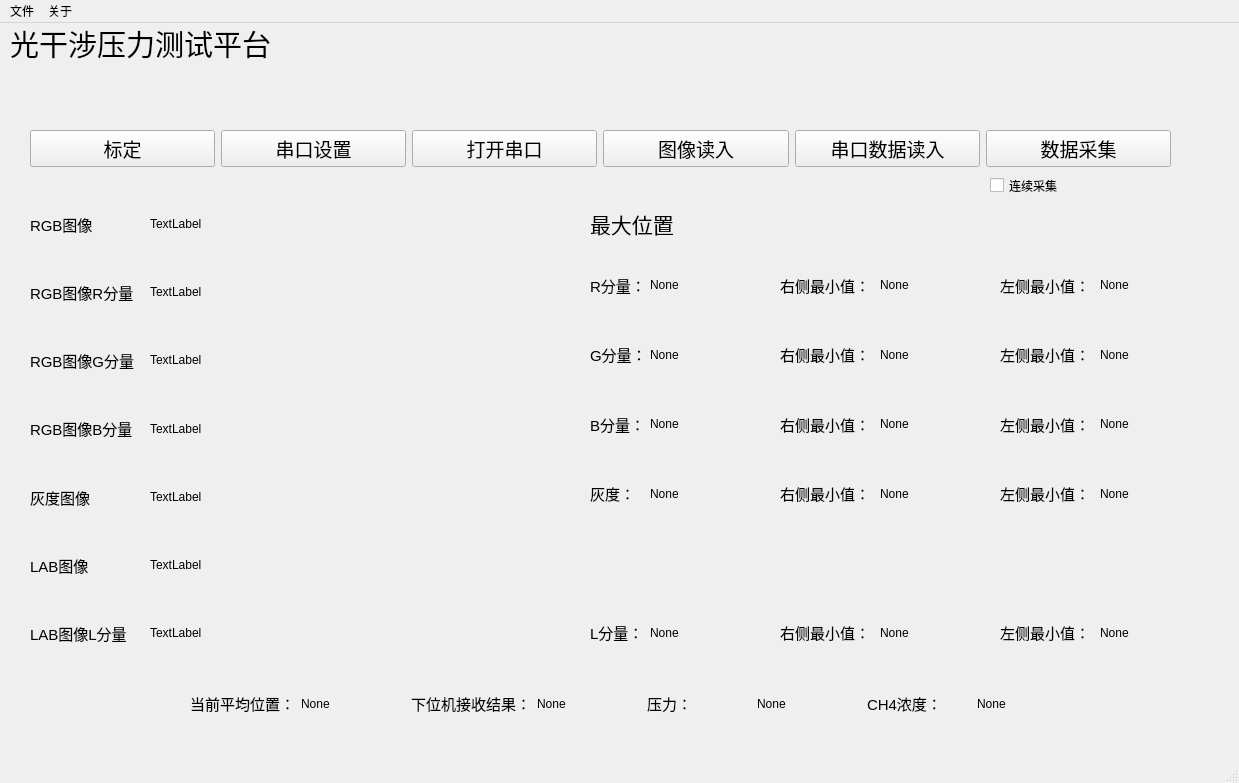
<?xml version="1.0" encoding="UTF-8"?>
<ui version="4.0">
 <class>MainWindow</class>
 <widget class="QMainWindow" name="MainWindow">
  <property name="geometry">
   <rect>
    <x>0</x>
    <y>0</y>
    <width>1239</width>
    <height>783</height>
   </rect>
  </property>
  <property name="windowTitle">
   <string>MainWindow</string>
  </property>
  <widget class="QWidget" name="centralwidget">
   <widget class="QLabel" name="label_logo">
    <property name="geometry">
     <rect>
      <x>600</x>
      <y>-10</y>
      <width>571</width>
      <height>111</height>
     </rect>
    </property>
    <property name="text">
     <string/>
    </property>
    <property name="pixmap">
     <pixmap>img/homepage.png</pixmap>
    </property>
   </widget>
   <widget class="QLabel" name="label_">
    <property name="geometry">
     <rect>
      <x>10</x>
      <y>-20</y>
      <width>351</width>
      <height>81</height>
     </rect>
    </property>
    <property name="font">
     <font>
      <pointsize>22</pointsize>
     </font>
    </property>
    <property name="text">
     <string>光干涉压力测试平台</string>
    </property>
    <property name="textFormat">
     <enum>Qt::AutoText</enum>
    </property>
   </widget>
   <widget class="QWidget" name="layoutWidget">
    <property name="geometry">
     <rect>
      <x>30</x>
      <y>90</y>
      <width>1141</width>
      <height>72</height>
     </rect>
    </property>
    <layout class="QGridLayout" name="gridLayout">
     <item row="0" column="1">
      <widget class="QPushButton" name="pushButton_serial_set">
       <property name="font">
        <font>
         <pointsize>14</pointsize>
        </font>
       </property>
       <property name="text">
        <string>串口设置</string>
       </property>
      </widget>
     </item>
     <item row="0" column="4">
      <widget class="QPushButton" name="pushButton_serialdata_read">
       <property name="font">
        <font>
         <pointsize>14</pointsize>
        </font>
       </property>
       <property name="text">
        <string>串口数据读入</string>
       </property>
      </widget>
     </item>
     <item row="0" column="3">
      <widget class="QPushButton" name="pushButton_imgread">
       <property name="font">
        <font>
         <pointsize>14</pointsize>
        </font>
       </property>
       <property name="text">
        <string>图像读入</string>
       </property>
      </widget>
     </item>
     <item row="0" column="5">
      <widget class="QPushButton" name="pushButton_savedata">
       <property name="font">
        <font>
         <pointsize>14</pointsize>
        </font>
       </property>
       <property name="text">
        <string>数据采集</string>
       </property>
      </widget>
     </item>
     <item row="0" column="0">
      <widget class="QPushButton" name="pushButton_calibration">
       <property name="font">
        <font>
         <pointsize>14</pointsize>
        </font>
       </property>
       <property name="text">
        <string>标定</string>
       </property>
      </widget>
     </item>
     <item row="0" column="2">
      <widget class="QPushButton" name="pushButton_serial_start">
       <property name="font">
        <font>
         <pointsize>14</pointsize>
        </font>
       </property>
       <property name="text">
        <string>打开串口</string>
       </property>
      </widget>
     </item>
    </layout>
   </widget>
   <widget class="QWidget" name="layoutWidget">
    <property name="geometry">
     <rect>
      <x>30</x>
      <y>170</y>
      <width>123</width>
      <height>471</height>
     </rect>
    </property>
    <layout class="QVBoxLayout" name="verticalLayout">
     <item>
      <widget class="QLabel" name="label_3">
       <property name="font">
        <font>
         <pointsize>11</pointsize>
        </font>
       </property>
       <property name="text">
        <string>RGB图像</string>
       </property>
       <property name="textFormat">
        <enum>Qt::AutoText</enum>
       </property>
      </widget>
     </item>
     <item>
      <widget class="QLabel" name="label_4">
       <property name="font">
        <font>
         <pointsize>11</pointsize>
        </font>
       </property>
       <property name="text">
        <string>RGB图像R分量</string>
       </property>
       <property name="textFormat">
        <enum>Qt::AutoText</enum>
       </property>
      </widget>
     </item>
     <item>
      <widget class="QLabel" name="label_5">
       <property name="font">
        <font>
         <pointsize>11</pointsize>
        </font>
       </property>
       <property name="text">
        <string>RGB图像G分量</string>
       </property>
       <property name="textFormat">
        <enum>Qt::AutoText</enum>
       </property>
      </widget>
     </item>
     <item>
      <widget class="QLabel" name="label_6">
       <property name="font">
        <font>
         <pointsize>11</pointsize>
        </font>
       </property>
       <property name="text">
        <string>RGB图像B分量</string>
       </property>
       <property name="textFormat">
        <enum>Qt::AutoText</enum>
       </property>
      </widget>
     </item>
     <item>
      <widget class="QLabel" name="label_14">
       <property name="font">
        <font>
         <pointsize>11</pointsize>
        </font>
       </property>
       <property name="text">
        <string>灰度图像</string>
       </property>
       <property name="textFormat">
        <enum>Qt::AutoText</enum>
       </property>
      </widget>
     </item>
     <item>
      <widget class="QLabel" name="label_16">
       <property name="font">
        <font>
         <pointsize>11</pointsize>
        </font>
       </property>
       <property name="text">
        <string>LAB图像</string>
       </property>
       <property name="textFormat">
        <enum>Qt::AutoText</enum>
       </property>
      </widget>
     </item>
     <item>
      <widget class="QLabel" name="label_17">
       <property name="font">
        <font>
         <pointsize>11</pointsize>
        </font>
       </property>
       <property name="text">
        <string>LAB图像L分量</string>
       </property>
       <property name="textFormat">
        <enum>Qt::AutoText</enum>
       </property>
      </widget>
     </item>
    </layout>
   </widget>
   <widget class="QWidget" name="layoutWidget">
    <property name="geometry">
     <rect>
      <x>150</x>
      <y>170</y>
      <width>421</width>
      <height>471</height>
     </rect>
    </property>
    <layout class="QVBoxLayout" name="verticalLayout_2">
     <item>
      <widget class="QLabel" name="label_img_RGB">
       <property name="text">
        <string>TextLabel</string>
       </property>
      </widget>
     </item>
     <item>
      <widget class="QLabel" name="label_img_R">
       <property name="text">
        <string>TextLabel</string>
       </property>
      </widget>
     </item>
     <item>
      <widget class="QLabel" name="label_img_G">
       <property name="text">
        <string>TextLabel</string>
       </property>
      </widget>
     </item>
     <item>
      <widget class="QLabel" name="label_img_B">
       <property name="text">
        <string>TextLabel</string>
       </property>
      </widget>
     </item>
     <item>
      <widget class="QLabel" name="label_img_GRAY">
       <property name="text">
        <string>TextLabel</string>
       </property>
      </widget>
     </item>
     <item>
      <widget class="QLabel" name="label_img_LAB">
       <property name="text">
        <string>TextLabel</string>
       </property>
      </widget>
     </item>
     <item>
      <widget class="QLabel" name="label_img_LAB_L">
       <property name="text">
        <string>TextLabel</string>
       </property>
      </widget>
     </item>
    </layout>
   </widget>
   <widget class="QWidget" name="layoutWidget">
    <property name="geometry">
     <rect>
      <x>590</x>
      <y>230</y>
      <width>61</width>
      <height>411</height>
     </rect>
    </property>
    <layout class="QVBoxLayout" name="verticalLayout_3">
     <item>
      <widget class="QLabel" name="label_10">
       <property name="font">
        <font>
         <pointsize>11</pointsize>
        </font>
       </property>
       <property name="text">
        <string>R分量：</string>
       </property>
       <property name="textFormat">
        <enum>Qt::AutoText</enum>
       </property>
      </widget>
     </item>
     <item>
      <widget class="QLabel" name="label_9">
       <property name="font">
        <font>
         <pointsize>11</pointsize>
        </font>
       </property>
       <property name="text">
        <string>G分量：</string>
       </property>
       <property name="textFormat">
        <enum>Qt::AutoText</enum>
       </property>
      </widget>
     </item>
     <item>
      <widget class="QLabel" name="label_8">
       <property name="font">
        <font>
         <pointsize>11</pointsize>
        </font>
       </property>
       <property name="text">
        <string>B分量：</string>
       </property>
       <property name="textFormat">
        <enum>Qt::AutoText</enum>
       </property>
      </widget>
     </item>
     <item>
      <widget class="QLabel" name="label_15">
       <property name="font">
        <font>
         <pointsize>11</pointsize>
        </font>
       </property>
       <property name="text">
        <string>灰度：</string>
       </property>
       <property name="textFormat">
        <enum>Qt::AutoText</enum>
       </property>
      </widget>
     </item>
     <item>
      <widget class="QLabel" name="label_19">
       <property name="font">
        <font>
         <pointsize>11</pointsize>
        </font>
       </property>
       <property name="text">
        <string/>
       </property>
       <property name="textFormat">
        <enum>Qt::AutoText</enum>
       </property>
      </widget>
     </item>
     <item>
      <widget class="QLabel" name="label_18">
       <property name="font">
        <font>
         <pointsize>11</pointsize>
        </font>
       </property>
       <property name="text">
        <string>L分量：</string>
       </property>
       <property name="textFormat">
        <enum>Qt::AutoText</enum>
       </property>
      </widget>
     </item>
    </layout>
   </widget>
   <widget class="QWidget" name="layoutWidget">
    <property name="geometry">
     <rect>
      <x>190</x>
      <y>650</y>
      <width>891</width>
      <height>61</height>
     </rect>
    </property>
    <layout class="QHBoxLayout" name="horizontalLayout">
     <item>
      <widget class="QLabel" name="label_11">
       <property name="font">
        <font>
         <pointsize>11</pointsize>
        </font>
       </property>
       <property name="autoFillBackground">
        <bool>false</bool>
       </property>
       <property name="text">
        <string>当前平均位置：</string>
       </property>
       <property name="textFormat">
        <enum>Qt::AutoText</enum>
       </property>
      </widget>
     </item>
     <item>
      <widget class="QLabel" name="label_position_avr">
       <property name="text">
        <string>None</string>
       </property>
      </widget>
     </item>
     <item>
      <widget class="QLabel" name="label_20">
       <property name="font">
        <font>
         <pointsize>11</pointsize>
        </font>
       </property>
       <property name="autoFillBackground">
        <bool>false</bool>
       </property>
       <property name="text">
        <string>下位机接收结果：</string>
       </property>
       <property name="textFormat">
        <enum>Qt::AutoText</enum>
       </property>
      </widget>
     </item>
     <item>
      <widget class="QLabel" name="label_MCU_results">
       <property name="text">
        <string>None</string>
       </property>
      </widget>
     </item>
     <item>
      <widget class="QLabel" name="label_12">
       <property name="font">
        <font>
         <pointsize>11</pointsize>
        </font>
       </property>
       <property name="text">
        <string>压力：</string>
       </property>
       <property name="textFormat">
        <enum>Qt::AutoText</enum>
       </property>
      </widget>
     </item>
     <item>
      <widget class="QLabel" name="label_pressure">
       <property name="text">
        <string>None</string>
       </property>
      </widget>
     </item>
     <item>
      <widget class="QLabel" name="label_13">
       <property name="font">
        <font>
         <pointsize>11</pointsize>
        </font>
       </property>
       <property name="text">
        <string>CH4浓度：</string>
       </property>
       <property name="textFormat">
        <enum>Qt::AutoText</enum>
       </property>
      </widget>
     </item>
     <item>
      <widget class="QLabel" name="label_ch4_concentration">
       <property name="text">
        <string>None</string>
       </property>
      </widget>
     </item>
    </layout>
   </widget>
   <widget class="QWidget" name="layoutWidget">
    <property name="geometry">
     <rect>
      <x>650</x>
      <y>230</y>
      <width>131</width>
      <height>411</height>
     </rect>
    </property>
    <layout class="QVBoxLayout" name="verticalLayout_4">
     <item>
      <widget class="QLabel" name="label_centerMax_RGB_R">
       <property name="text">
        <string>None</string>
       </property>
      </widget>
     </item>
     <item>
      <widget class="QLabel" name="label_centerMax_RGB_G">
       <property name="text">
        <string>None</string>
       </property>
      </widget>
     </item>
     <item>
      <widget class="QLabel" name="label_centerMax_RGB_B">
       <property name="text">
        <string>None</string>
       </property>
      </widget>
     </item>
     <item>
      <widget class="QLabel" name="label_centerMax_GRAY">
       <property name="text">
        <string>None</string>
       </property>
      </widget>
     </item>
     <item>
      <widget class="QLabel" name="label_centerMax_LAB">
       <property name="text">
        <string/>
       </property>
      </widget>
     </item>
     <item>
      <widget class="QLabel" name="label_centerMax_LAB_L">
       <property name="text">
        <string>None</string>
       </property>
      </widget>
     </item>
    </layout>
   </widget>
   <widget class="QCheckBox" name="checkBox_multi_collect">
    <property name="geometry">
     <rect>
      <x>990</x>
      <y>150</y>
      <width>174</width>
      <height>25</height>
     </rect>
    </property>
    <property name="text">
     <string>连续采集</string>
    </property>
   </widget>
   <widget class="QWidget" name="layoutWidget_2">
    <property name="geometry">
     <rect>
      <x>780</x>
      <y>230</y>
      <width>101</width>
      <height>411</height>
     </rect>
    </property>
    <layout class="QVBoxLayout" name="verticalLayout_5">
     <item>
      <widget class="QLabel" name="label_21">
       <property name="font">
        <font>
         <pointsize>11</pointsize>
        </font>
       </property>
       <property name="text">
        <string>右侧最小值：</string>
       </property>
       <property name="textFormat">
        <enum>Qt::AutoText</enum>
       </property>
      </widget>
     </item>
     <item>
      <widget class="QLabel" name="label_22">
       <property name="font">
        <font>
         <pointsize>11</pointsize>
        </font>
       </property>
       <property name="text">
        <string>右侧最小值：</string>
       </property>
       <property name="textFormat">
        <enum>Qt::AutoText</enum>
       </property>
      </widget>
     </item>
     <item>
      <widget class="QLabel" name="label_23">
       <property name="font">
        <font>
         <pointsize>11</pointsize>
        </font>
       </property>
       <property name="text">
        <string>右侧最小值：</string>
       </property>
       <property name="textFormat">
        <enum>Qt::AutoText</enum>
       </property>
      </widget>
     </item>
     <item>
      <widget class="QLabel" name="label_24">
       <property name="font">
        <font>
         <pointsize>11</pointsize>
        </font>
       </property>
       <property name="text">
        <string>右侧最小值：</string>
       </property>
       <property name="textFormat">
        <enum>Qt::AutoText</enum>
       </property>
      </widget>
     </item>
     <item>
      <widget class="QLabel" name="label_25">
       <property name="font">
        <font>
         <pointsize>11</pointsize>
        </font>
       </property>
       <property name="text">
        <string/>
       </property>
       <property name="textFormat">
        <enum>Qt::AutoText</enum>
       </property>
      </widget>
     </item>
     <item>
      <widget class="QLabel" name="label_26">
       <property name="font">
        <font>
         <pointsize>11</pointsize>
        </font>
       </property>
       <property name="text">
        <string>右侧最小值：</string>
       </property>
       <property name="textFormat">
        <enum>Qt::AutoText</enum>
       </property>
      </widget>
     </item>
    </layout>
   </widget>
   <widget class="QWidget" name="layoutWidget_3">
    <property name="geometry">
     <rect>
      <x>880</x>
      <y>230</y>
      <width>121</width>
      <height>411</height>
     </rect>
    </property>
    <layout class="QVBoxLayout" name="verticalLayout_6">
     <item>
      <widget class="QLabel" name="label_rightMin_RGB_R">
       <property name="text">
        <string>None</string>
       </property>
      </widget>
     </item>
     <item>
      <widget class="QLabel" name="label_rightMin_RGB_G">
       <property name="text">
        <string>None</string>
       </property>
      </widget>
     </item>
     <item>
      <widget class="QLabel" name="label_rightMin_RGB_B">
       <property name="text">
        <string>None</string>
       </property>
      </widget>
     </item>
     <item>
      <widget class="QLabel" name="label_rightMin_GRAY">
       <property name="text">
        <string>None</string>
       </property>
      </widget>
     </item>
     <item>
      <widget class="QLabel" name="label_rightMin_LAB">
       <property name="text">
        <string/>
       </property>
      </widget>
     </item>
     <item>
      <widget class="QLabel" name="label_rightMin_LAB_L">
       <property name="text">
        <string>None</string>
       </property>
      </widget>
     </item>
    </layout>
   </widget>
   <widget class="QLabel" name="label_1">
    <property name="geometry">
     <rect>
      <x>590</x>
      <y>160</y>
      <width>141</width>
      <height>81</height>
     </rect>
    </property>
    <property name="font">
     <font>
      <pointsize>16</pointsize>
     </font>
    </property>
    <property name="text">
     <string>最大位置</string>
    </property>
    <property name="textFormat">
     <enum>Qt::AutoText</enum>
    </property>
   </widget>
   <widget class="QLabel" name="status">
    <property name="geometry">
     <rect>
      <x>20</x>
      <y>70</y>
      <width>581</width>
      <height>31</height>
     </rect>
    </property>
    <property name="text">
     <string/>
    </property>
   </widget>
   <widget class="QWidget" name="layoutWidget_4">
    <property name="geometry">
     <rect>
      <x>1000</x>
      <y>230</y>
      <width>101</width>
      <height>411</height>
     </rect>
    </property>
    <layout class="QVBoxLayout" name="verticalLayout_7">
     <item>
      <widget class="QLabel" name="label_27">
       <property name="font">
        <font>
         <pointsize>11</pointsize>
        </font>
       </property>
       <property name="text">
        <string>左侧最小值：</string>
       </property>
       <property name="textFormat">
        <enum>Qt::AutoText</enum>
       </property>
      </widget>
     </item>
     <item>
      <widget class="QLabel" name="label_28">
       <property name="font">
        <font>
         <pointsize>11</pointsize>
        </font>
       </property>
       <property name="text">
        <string>左侧最小值：</string>
       </property>
       <property name="textFormat">
        <enum>Qt::AutoText</enum>
       </property>
      </widget>
     </item>
     <item>
      <widget class="QLabel" name="label_29">
       <property name="font">
        <font>
         <pointsize>11</pointsize>
        </font>
       </property>
       <property name="text">
        <string>左侧最小值：</string>
       </property>
       <property name="textFormat">
        <enum>Qt::AutoText</enum>
       </property>
      </widget>
     </item>
     <item>
      <widget class="QLabel" name="label_30">
       <property name="font">
        <font>
         <pointsize>11</pointsize>
        </font>
       </property>
       <property name="text">
        <string>左侧最小值：</string>
       </property>
       <property name="textFormat">
        <enum>Qt::AutoText</enum>
       </property>
      </widget>
     </item>
     <item>
      <widget class="QLabel" name="label_31">
       <property name="font">
        <font>
         <pointsize>11</pointsize>
        </font>
       </property>
       <property name="text">
        <string/>
       </property>
       <property name="textFormat">
        <enum>Qt::AutoText</enum>
       </property>
      </widget>
     </item>
     <item>
      <widget class="QLabel" name="label_32">
       <property name="font">
        <font>
         <pointsize>11</pointsize>
        </font>
       </property>
       <property name="text">
        <string>左侧最小值：</string>
       </property>
       <property name="textFormat">
        <enum>Qt::AutoText</enum>
       </property>
      </widget>
     </item>
    </layout>
   </widget>
   <widget class="QWidget" name="layoutWidget_5">
    <property name="geometry">
     <rect>
      <x>1100</x>
      <y>230</y>
      <width>121</width>
      <height>411</height>
     </rect>
    </property>
    <layout class="QVBoxLayout" name="verticalLayout_8">
     <item>
      <widget class="QLabel" name="label_leftMin_RGB_R">
       <property name="text">
        <string>None</string>
       </property>
      </widget>
     </item>
     <item>
      <widget class="QLabel" name="label_leftMin_RGB_G">
       <property name="text">
        <string>None</string>
       </property>
      </widget>
     </item>
     <item>
      <widget class="QLabel" name="label_leftMin_RGB_B">
       <property name="text">
        <string>None</string>
       </property>
      </widget>
     </item>
     <item>
      <widget class="QLabel" name="label_leftMin_GRAY">
       <property name="text">
        <string>None</string>
       </property>
      </widget>
     </item>
     <item>
      <widget class="QLabel" name="label_leftMin_LAB">
       <property name="text">
        <string/>
       </property>
      </widget>
     </item>
     <item>
      <widget class="QLabel" name="label_leftMin_LAB_L">
       <property name="text">
        <string>None</string>
       </property>
      </widget>
     </item>
    </layout>
   </widget>
  </widget>
  <widget class="QStatusBar" name="statusbar"/>
  <widget class="QMenuBar" name="menubar">
   <property name="geometry">
    <rect>
     <x>0</x>
     <y>0</y>
     <width>1239</width>
     <height>24</height>
    </rect>
   </property>
   <widget class="QMenu" name="menu_file">
    <property name="title">
     <string>文件</string>
    </property>
    <addaction name="menu_file_address"/>
    <addaction name="menu_file_set"/>
   </widget>
   <widget class="QMenu" name="menu_about">
    <property name="title">
     <string>关于</string>
    </property>
    <addaction name="menu_about_version"/>
   </widget>
   <addaction name="menu_file"/>
   <addaction name="menu_about"/>
  </widget>
  <action name="actionss">
   <property name="text">
    <string>ss </string>
   </property>
  </action>
  <action name="action">
   <property name="text">
    <string>关于</string>
   </property>
  </action>
  <action name="menu_about_version">
   <property name="text">
    <string>版本信息</string>
   </property>
  </action>
  <action name="menu_file_address">
   <property name="text">
    <string>存储路径</string>
   </property>
  </action>
  <action name="menu_file_set">
   <property name="text">
    <string>系统设置</string>
   </property>
  </action>
 </widget>
 <resources/>
 <connections/>
</ui>
